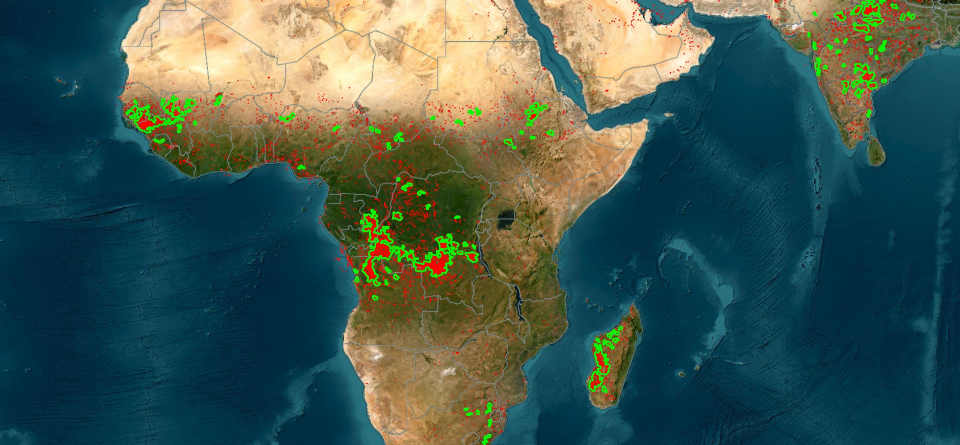
#> input picture version 1.0/imagens teste/focos_africa.jpg, 1920 x 890 px (shown at 1/2 size)
$ python -i main.py   (imports and definitions only)
#> lines starting #> are read from the running program, lines starting #| are printed output that depends on the picture; after the words box and inside, x2 and y2 are one past the last pixel; in counts of white or black regions, pixels touching at a corner belong together
from mpi4py import MPI
import os
import rasterio
from rasterio.windows import Window
import numpy as np
import cv2
import time
import warnings

# [1 line not run here, left out]


# CONTADOR DE TEMPO (INÍCIO)

inicio = time.time()


# CONFIGURAÇÕES

PASTA_IMAGENS = "incendios"
PASTA_RESULTADOS = "resultados"
# [1 line not run here, left out]

TILE_SIZE = 5000  # Tamanho dos blocos (tiles)

VERMELHO_BAIXO1 = np.array([0, 100, 100])
VERMELHO_ALTO1 = np.array([10, 255, 255])
VERMELHO_BAIXO2 = np.array([170, 100, 100])
VERMELHO_ALTO2 = np.array([179, 255, 255])
AREA_MINIMA = 50 # Área mínima para considerar como foco (pixeis)


# CONFIGURAÇÃO MPI

comm = MPI.COMM_WORLD
# [1 line that did not run here, left out]
# [1 line that did not run here, left out]


# FUNÇÃO PARA DETECTAR VERMELHO EM UM TILE

def detectar_areas_vermelhas_tile(imagem_rgb):
    imagem_hsv = cv2.cvtColor(imagem_rgb, cv2.COLOR_RGB2HSV)
#> imagem_hsv: shape (890, 1920, 3); mean H, S, V 69.8, 194, 111
    imagem_hsv = cv2.GaussianBlur(imagem_hsv, (5, 5), 0)
#> imagem_hsv: shape (890, 1920, 3); mean H, S, V 69.8, 194, 111

    mascara1 = cv2.inRange(imagem_hsv, VERMELHO_BAIXO1, VERMELHO_ALTO1)
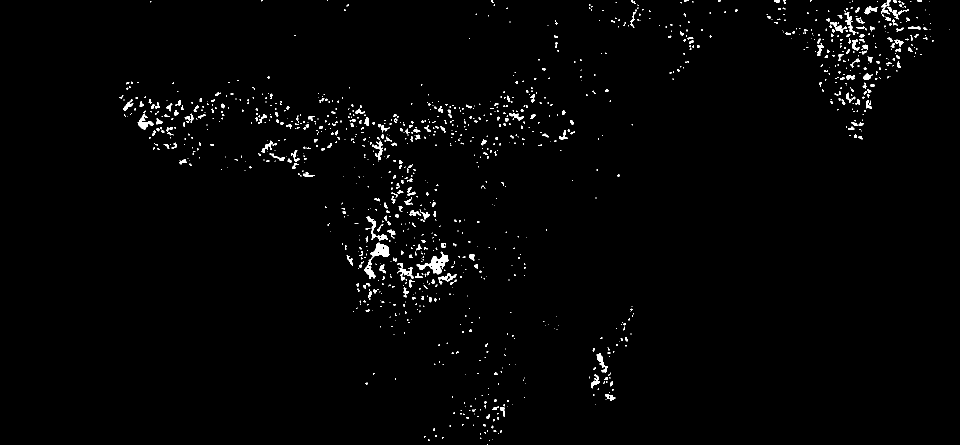
#> mascara1: shape (890, 1920) (shown at 1/2 size); 1.4% white; 1201 white regions (905 under 20 px), largest, box (x1, y1, x2, y2) and area: (833, 503, 897, 549) 980, (728, 485, 779, 558) 971, (733, 432, 776, 482) 414
    mascara2 = cv2.inRange(imagem_hsv, VERMELHO_BAIXO2, VERMELHO_ALTO2)
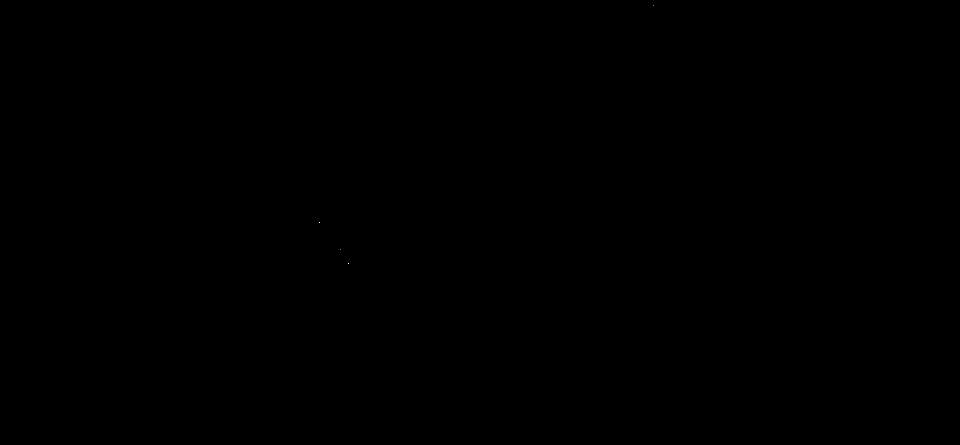
#> mascara2: shape (890, 1920) (shown at 1/2 size); 0% white in thin lines or dots, all inside (x1, y1, x2, y2) = (639, 10, 1308, 528)
    mascara = cv2.bitwise_or(mascara1, mascara2)
    mascara = cv2.morphologyEx(mascara, cv2.MORPH_OPEN, np.ones((3, 3), np.uint8))
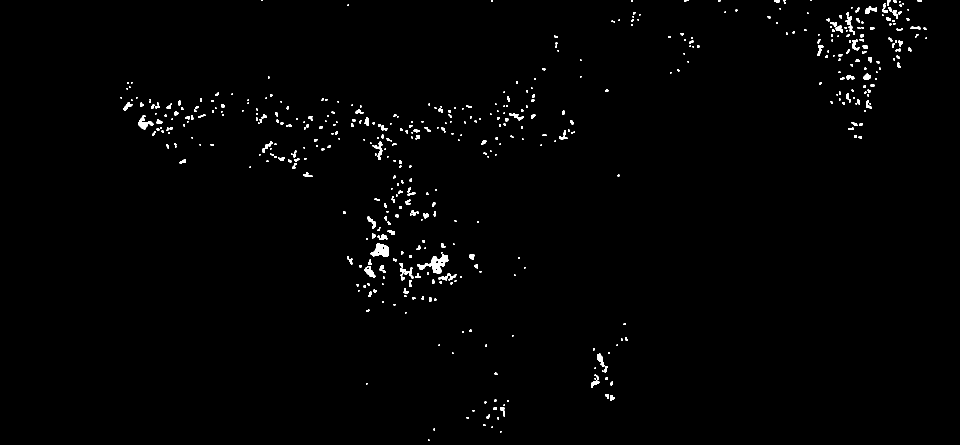
#> mascara: shape (890, 1920) (shown at 1/2 size); 1% white; 499 white regions (251 under 20 px)

    contornos, _ = cv2.findContours(mascara, cv2.RETR_EXTERNAL, cv2.CHAIN_APPROX_SIMPLE)
#> contornos = 499 contours, 327 with area under 20; largest, box (x1, y1, x2, y2) and area: (834, 508, 897, 548) 890, (741, 486, 778, 514) 602, (276, 230, 307, 259) 320, (729, 532, 751, 556) 206, (749, 283, 765, 320) 200

    focos = 0
    for contorno in contornos:
        if cv2.contourArea(contorno) >= AREA_MINIMA:
            focos += 1
            cv2.drawContours(imagem_rgb, [contorno], -1, (0, 255, 0), 2)
#> this loop made 499 passes
#> contorno on passes 1 to 3: [[856, 879], [856, 881], [858, 881], [858, 879]], [[1000, 862], [1000, 864], [1002, 864], [1002, 862]], [[867, 857], [867, 860], [869, 860], [869, 857]]
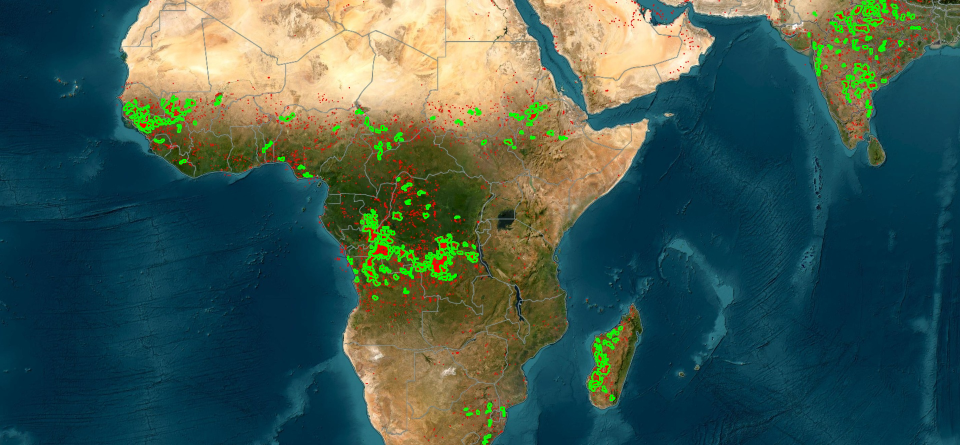
#> imagem_rgb: shape (890, 1920, 3) (shown at 1/2 size); mean R, G, B 63.7, 89.7, 81
#> after the loop, focos = 48

    return focos, imagem_rgb


# FUNÇÃO PARA PROCESSAR UMA IMAGEM EM TILES

# [76 lines left out: functions processar_imagem_em_blocos, main, not called in this run]

# [2 lines not run here, left out]

>>> import cv2
>>> picture = cv2.cvtColor(cv2.imread('imagens teste/focos_africa.jpg'), cv2.COLOR_BGR2RGB)
>>> result = detectar_areas_vermelhas_tile(picture)

$ run again, on version 1.0/imagens teste/focos_americanorte.jpg
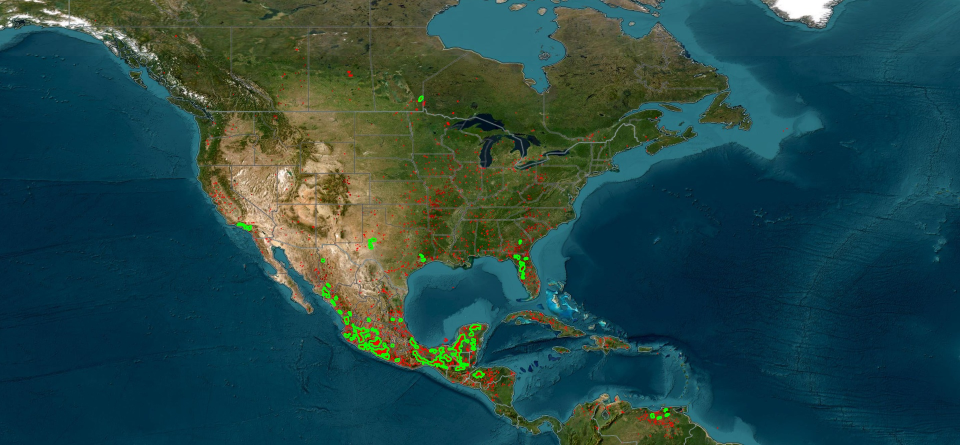
#> input picture version 1.0/imagens teste/focos_americanorte.jpg, 1920 x 890 px (shown at 1/2 size)
#> in detectar_areas_vermelhas_tile, `mascara1 = cv2.inRange(imagem_hsv, VERMELHO_BAIXO1, VERMELHO_ALTO1)`:
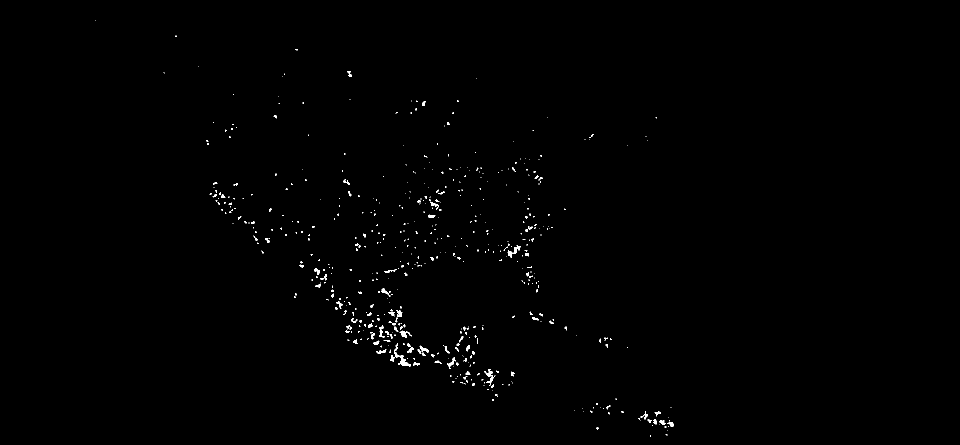
#> mascara1: shape (890, 1920) (shown at 1/2 size); 0.46% white; 543 white regions (431 under 20 px), largest, box (x1, y1, x2, y2) and area: (788, 686, 822, 733) 349, (968, 738, 987, 772) 206, (1015, 490, 1042, 515) 198
#> mascara2: shape (890, 1920); every value is 0
#> mascara: shape (890, 1920); 0.27% white; 173 white regions (94 under 20 px)
#> contornos = 173 contours, 130 with area under 20; largest, box (x1, y1, x2, y2) and area: (801, 710, 822, 733) 180, (801, 662, 813, 675) 86, (896, 716, 910, 733) 78, (1028, 492, 1041, 507) 75, (840, 692, 857, 705) 74
#> the loop in detectar_areas_vermelhas_tile, `for contorno in contornos:` made 173 passes
#> contorno on passes 1, 6, 10: [[1193, 855], [1193, 857], [1196, 857], [1196, 855]], [[1282, 832], [1282, 834], [1284, 834], [1284, 832]], [[1213, 814], [1213, 816], [1215, 816], [1215, 814]]
#> after the loop in detectar_areas_vermelhas_tile, `for contorno in contornos:`:
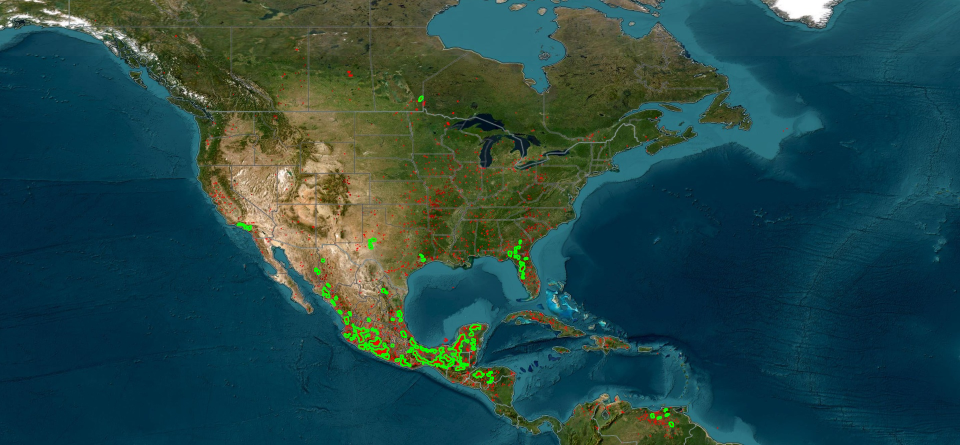
#> imagem_rgb: shape (890, 1920, 3) (shown at 1/2 size); mean R, G, B 35.5, 71.4, 71.3
#> after the loop in detectar_areas_vermelhas_tile, `for contorno in contornos:`: focos = 13

$ run again, on version 1.0/imagens teste/focos_americasul.jpg
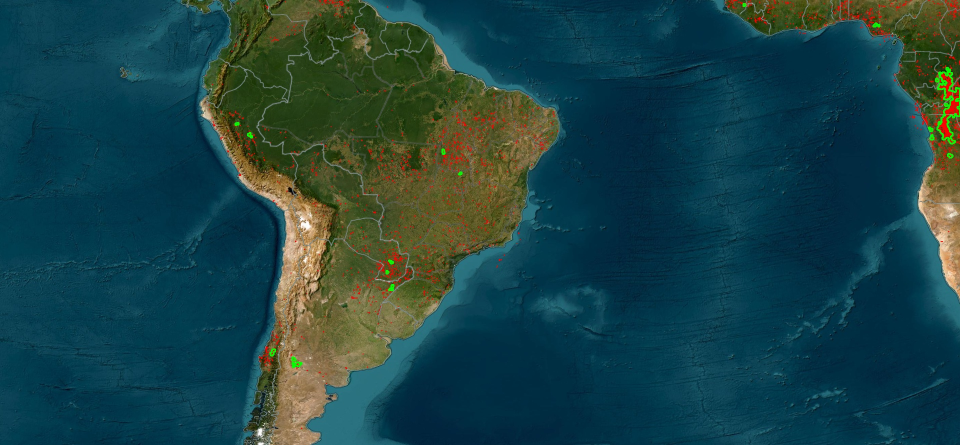
#> input picture version 1.0/imagens teste/focos_americasul.jpg, 1920 x 890 px (shown at 1/2 size)
#> in detectar_areas_vermelhas_tile, `mascara1 = cv2.inRange(imagem_hsv, VERMELHO_BAIXO1, VERMELHO_ALTO1)`:
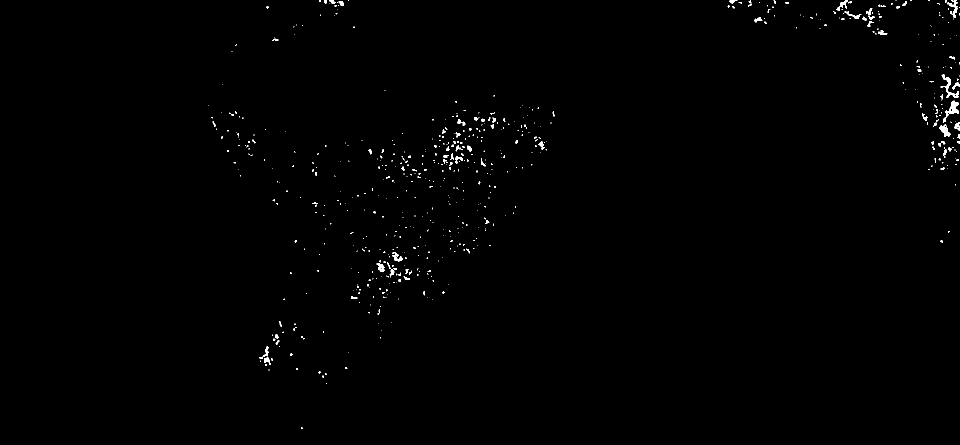
#> mascara1: shape (890, 1920) (shown at 1/2 size); 0.49% white; 615 white regions (522 under 20 px), largest, box (x1, y1, x2, y2) and area: (1886, 201, 1917, 245) 423, (1881, 148, 1917, 196) 380, (1878, 248, 1902, 274) 274
#> mascara2: shape (890, 1920); 0% white in thin lines or dots, all inside (x1, y1, x2, y2) = (1846, 247, 1847, 248)
#> contornos = 168 contours, 119 with area under 20; largest, box (x1, y1, x2, y2) and area: (1898, 202, 1917, 228) 290, (1879, 249, 1901, 273) 218, (1899, 0, 1915, 35) 182, (1884, 149, 1902, 179) 149, (754, 527, 769, 543) 134
#> the loop in detectar_areas_vermelhas_tile, `for contorno in contornos:` made 168 passes
#> contorno on passes 1 to 3: [[602, 855], [602, 857], [604, 857], [604, 855]], [[645, 752], [645, 754], [647, 754], [647, 752]], [[638, 743], [638, 745], [640, 745], [640, 743]]
#> after the loop in detectar_areas_vermelhas_tile, `for contorno in contornos:`:
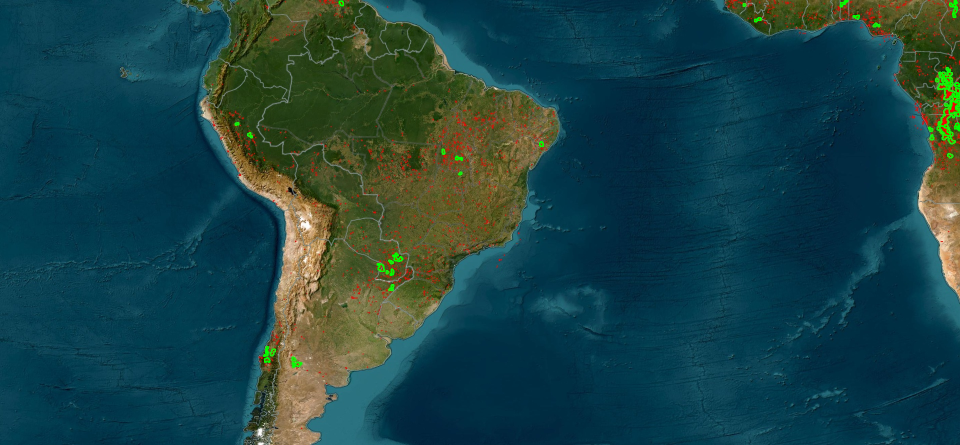
#> imagem_rgb: shape (890, 1920, 3) (shown at 1/2 size); mean R, G, B 26.9, 66.6, 69.5
#> after the loop in detectar_areas_vermelhas_tile, `for contorno in contornos:`: focos = 18
